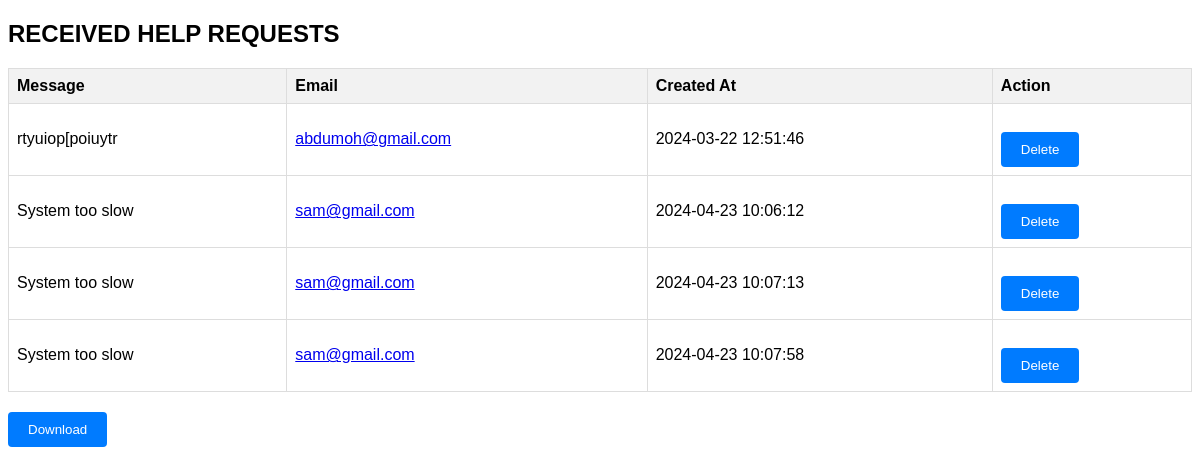
Page /indexpage/Admin/help.php on the committed database.
### tables this page shows
CREATE TABLE `help` (
  `id` int(11) NOT NULL,
  `message` text NOT NULL,
  `email` varchar(255) NOT NULL,
  `created_at` timestamp NOT NULL DEFAULT current_timestamp()
);

### indexpage/Admin/help.php (the view, shortened to what this page needs)
<?php
$db_host = 'localhost';
$db_username = 'root';
$db_password = '';
$db_name = 'users_register';
$conn = new mysqli($db_host, $db_username, $db_password, $db_name);
$sql = "SELECT id, message, email, created_at FROM help";
$stmt = $conn->prepare($sql);
$stmt->execute();
$result = $stmt->get_result();
if ($result->num_rows > 0) {
    echo "<h2>RECEIVED HELP REQUESTS</h2>";
    echo "<table border='1'>";
    echo "<tr><th>Message</th><th>Email</th><th>Created At</th><th>Action</th></tr>";
    while ($row = $result->fetch_assoc()) {
        echo "<tr>";
        echo "<td>" . htmlspecialchars($row["message"]) . "</td>";
        echo "<td><a href='mailto:" . htmlspecialchars($row["email"]) . "'>" . htmlspecialchars($row["email"]) . "</a></td>";
        echo "<td>" . $row["created_at"] . "</td>";
        echo "<td><button onclick='deleteMessage(" . $row["id"] . ")'>Delete</button></td>";
        echo "</tr>";
    }
    echo "</table>";
    echo "<button onclick='window.print()'>Download</button>";
} else {
    echo "0 results";
}
?>
<html lang="en">
<head>
<head>
</head>

### indexpage/Admin/help.php (style rules this page uses)
h2 { margin-top: 20px; }
table { border-collapse: collapse; width: 100%; }
th, td { border: 1px solid #dddddd; text-align: left; padding: 8px; }
th { background-color: #f2f2f2; }
button { margin-top: 20px; padding: 10px 20px; background-color: #007bff; color: white; border: none; border-radius: 4px; cursor: pointer; }

### rows in the picture
help: message "rtyuiop[poiuytr", email "abdumoh@gmail.com", created_at "2024-03-22 12:51:46"
help: message "System too slow", email "sam@gmail.com", created_at "2024-04-23 10:06:12"
help: message "System too slow", email "sam@gmail.com", created_at "2024-04-23 10:07:13"
help: message "System too slow", email "sam@gmail.com", created_at "2024-04-23 10:07:58"
